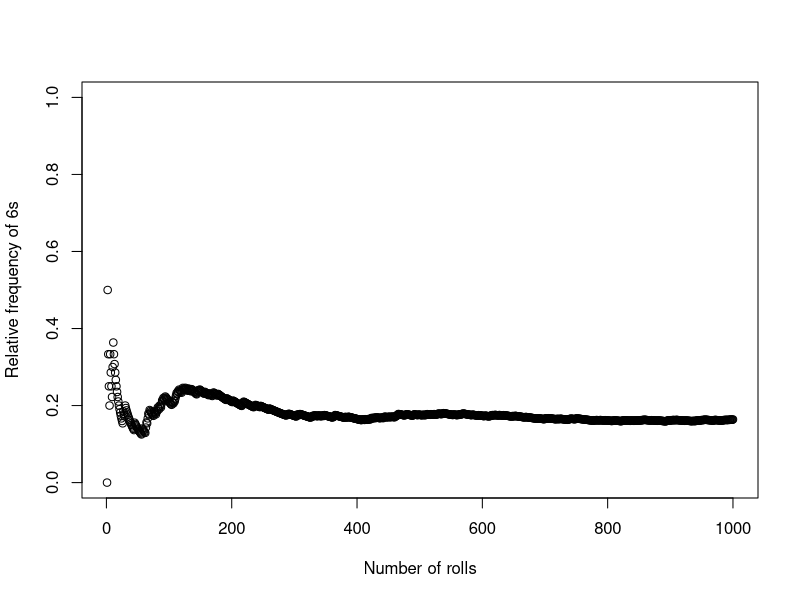

Write the R code that produced this figure.
set.seed(123)
roll <-sample(1:6,1000,replace=T)
n <- seq_along(roll)
d <- cumsum(roll==6)/n
 
options(repr.plot.height=5, repr.plot.width=5)
plot(n, d, 
  xlab="Number of rolls", ylab="Relative frequency of 6s",
  xlim=c(1, 1000), ylim=c(0, 1)) 

